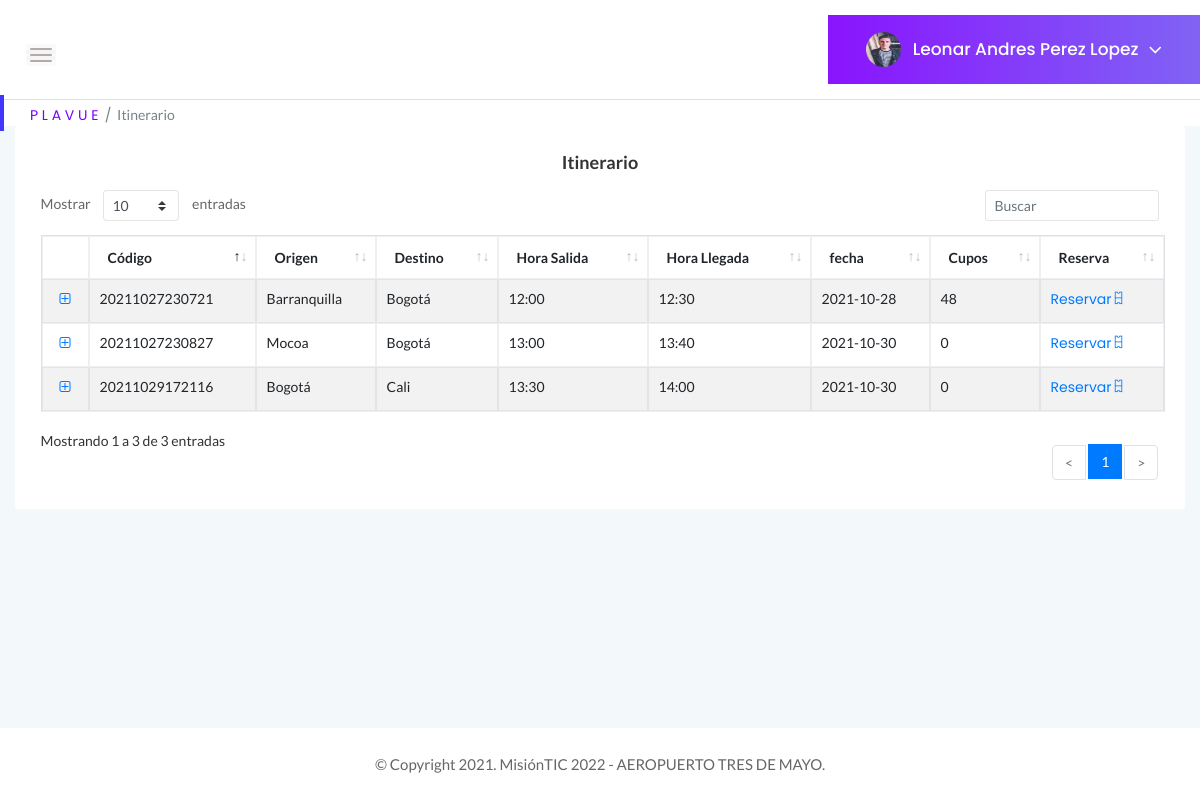
/itinerario (signed in), run on an earlier commit of the app's database.
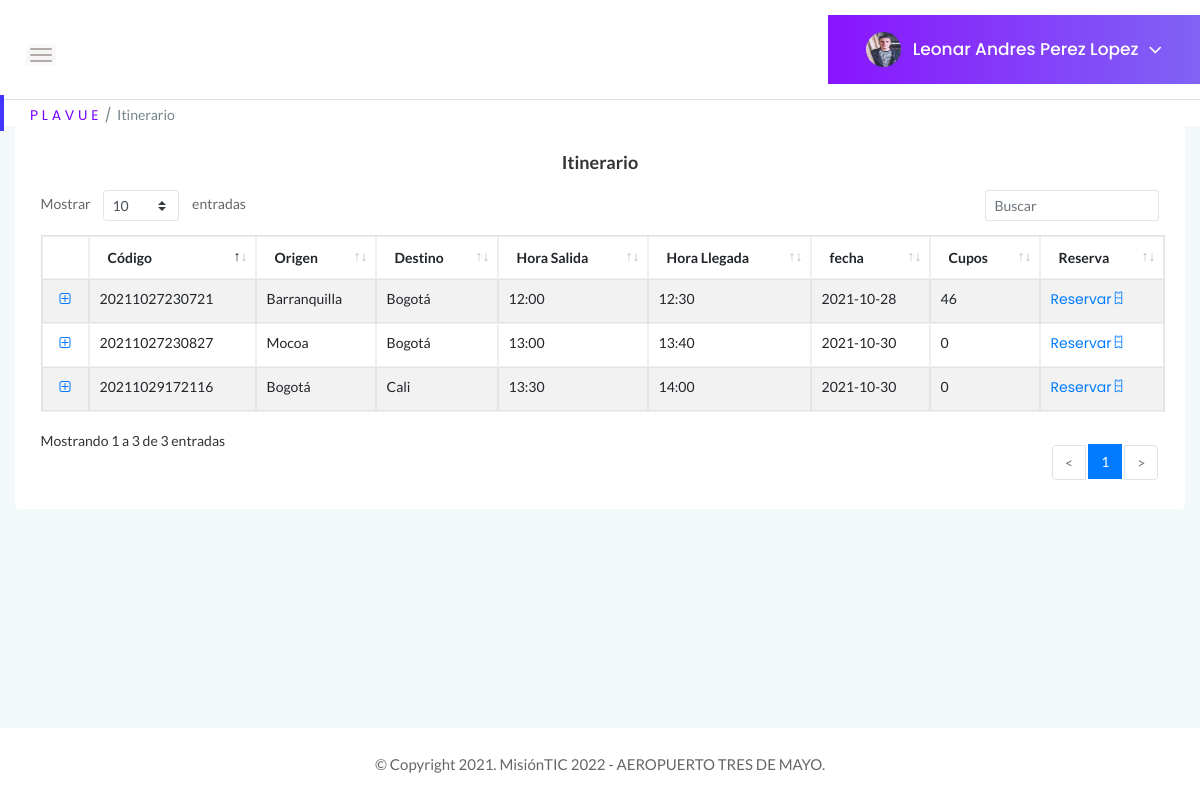
And on a later commit of the database.
### tables this page shows
CREATE TABLE Vuelos (Id_vuelo INTEGER PRIMARY KEY UNIQUE, placa VARCHAR (20), aereolinea STRING, origen INTEGER REFERENCES Ciudades (Id_ciudad) ON DELETE RESTRICT ON UPDATE RESTRICT, destino INTEGER REFERENCES Ciudades (Id_ciudad) ON DELETE RESTRICT ON UPDATE RESTRICT, horaSalida TIME, horaLlegada TIME, fecha DATE, estado STRING, capacidad INT, reservas INT, cupos INT, precio INT, piloto VARCHAR (100));

### app.py (the view)
@app.route("/itinerario", methods=["GET", "POST"])
def itinerario_usuario():
    if "usuario" in session:
        if request.method =="GET":
            try:
                with sqlite3.connect("Plavue.db") as con:
                    con.row_factory = sqlite3.Row
                    cur = con.cursor()
                    cur.execute("SELECT * FROM Usuarios WHERE correo = ?", [session["usuario"]])
                    query = cur.fetchone()
                with sqlite3.connect("Plavue.db") as con:
                    con.row_factory = sqlite3.Row
                    cur = con.cursor()
                    cur.execute("SELECT * FROM Vuelos")
                    row = cur.fetchall()
                with sqlite3.connect("Plavue.db") as con4:
                    con4.row_factory = sqlite3.Row
                    cur = con4.cursor()
                    cur.execute("SELECT * FROM Ciudades")
                    query4 = cur.fetchall()
                    return render_template("itinerario-usuarioFinal.html", perfil = query, row = row, ciudad = query4)
            except Error as er:
                print('SQLite error: %s' % (' '.join(er.args)))
                print('SQLite traceback: ')
            return render_template('itinerariousuario.html')
    return render_template ("Login.html")

### templates/itinerario-usuarioFinal.html (shortened to what the changed rows need)
<!doctype html>
<html class="no-js" lang="en">
<head>
    <link rel="stylesheet" href="{{ url_for('static', filename='css/bootstrap.min.css') }}">
    <link rel="stylesheet" href="{{ url_for('static', filename='css/font-awesome.min.css')}}">
    <link rel="stylesheet" href="{{ url_for('static', filename='css/themify-icons.css')}}">
    <link rel="stylesheet" href="{{ url_for('static', filename='css/metisMenu.css')}}">
    <link rel="stylesheet" href="{{ url_for('static', filename='css/owl.carousel.min.css')}}">
    <link rel="stylesheet" href="{{ url_for('static', filename='css/slicknav.min.css')}}">
    <link rel="stylesheet" href="https://www.amcharts.com/lib/3/plugins/export/export.css" type="text/css" media="all" />
    <link rel="stylesheet" type="text/css" href="{{ url_for('static', filename='css/tables/jquery.dataTables.css')}}">
    <link rel="stylesheet" type="text/css" href="{{ url_for('static', filename='css/tables/dataTables.bootstrap4.min.css')}}">
    <link rel="stylesheet" type="text/css" href="{{ url_for('static', filename='css/tables/responsive.bootstrap.min.css')}}">
    <link rel="stylesheet" type="text/css" href="{{ url_for('static', filename='css/tables/responsive.jqueryui.min.css')}}">
    <link rel="stylesheet" href="{{ url_for('static', filename='css/typography.css')}}">
    <link rel="stylesheet" href="{{ url_for('static', filename='css/default-css.css')}}">
    <link rel="stylesheet" href="{{ url_for('static', filename='css/styles.css')}}">
    <link rel="stylesheet" href="{{ url_for('static', filename='css/responsive.css')}}">
    <link rel="stylesheet" href="{{ url_for('static', filename='js/vendor/select2.css')}}">
</head>
<body>
    <div class="page-container">
        <div class="main-content">
            <div class="main-content-inner">
                <div class="row">
                    <div class="col-12 mt-8">
                        <div class="card">
                            <div class="card-body">
                                    <div class="panel-body">
                                        <table class="table table-bordered table-striped mb-none" id="datatable-itinerario">
                                            <thead>
                                                <tr>
                                                    <th>Código</th>
                                                    <th>Origen</th>
                                                    <th>Destino</th>
                                                    <th>Hora Salida</th>
                                                    <th>Hora Llegada</th>
                                                    <th>fecha</th>
                                                    <th>Cupos</th>
                                                    <th>Reserva</th>
                                                </tr>
                                            </thead>
                                            <tbody>
                                                {% for r in row %}
                                                    <tr>
                                                        <td> {{ r ["Id_vuelo"] }} </td>
                                                        <td>
                                                            {% for c in ciudad %}
                                                                {% if r["origen"] == c["Id_ciudad"] %}
                                                                    <span>{{c["Ciudad"]}}</span>
                                                                {% endif %}
                                                            {% endfor %}
                                                        </td>
                                                        <td>
                                                            {% for c in ciudad %}
                                                                {% if r["destino"] == c["Id_ciudad"] %}
                                                                    <span>{{c["Ciudad"]}}</span>
                                                                {% endif %}
                                                            {% endfor %}
                                                        </td>
                                                        <td> {{ r ["horaSalida"] }}  </td>
                                                        <td> {{ r ["horaLlegada"] }}  </td>
                                                        <td> {{ r ["fecha"] }}  </td>
                                                        <td> {{ r ["cupos"] }}  </td>
                                                        <td>
                                                            <a href="../reservausuario/{{r['Id_vuelo']}}">Reservar<i class="ti-ticket"></i></a>
                                                        </td>
                                                    </tr>
                                                {% endfor %}
                                            </tbody>
                                        </table>
                                    </div>
                            </div>
                        </div>
                    </div>
                </div>
            </div>
        </div>
    </div>
</body>
</html>

What changed in the data, as far as the page shows it:
changed Vuelos id 20211027230721: cupos "48" → "46"
